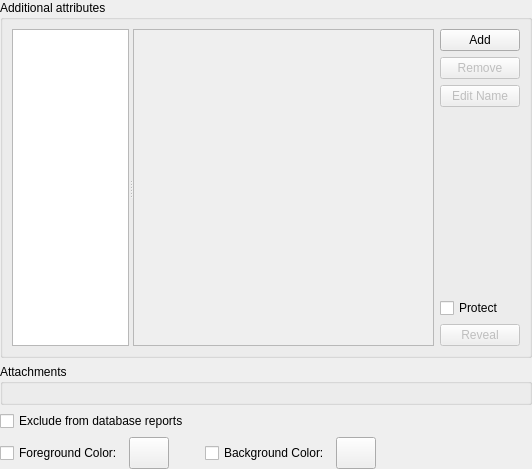
<?xml version="1.0" encoding="UTF-8"?>
<ui version="4.0">
 <class>EditEntryWidgetAdvanced</class>
 <widget class="QWidget" name="EditEntryWidgetAdvanced">
  <property name="geometry">
   <rect>
    <x>0</x>
    <y>0</y>
    <width>532</width>
    <height>469</height>
   </rect>
  </property>
  <layout class="QVBoxLayout" name="verticalLayout">
   <property name="leftMargin">
    <number>0</number>
   </property>
   <property name="topMargin">
    <number>0</number>
   </property>
   <property name="rightMargin">
    <number>0</number>
   </property>
   <property name="bottomMargin">
    <number>0</number>
   </property>
   <item>
    <widget class="QGroupBox" name="attributesBox">
     <property name="title">
      <string>Additional attributes</string>
     </property>
     <layout class="QHBoxLayout" name="horizontalLayout_3">
      <item>
       <widget class="QSplitter" name="attributesSplitter">
        <property name="orientation">
         <enum>Qt::Horizontal</enum>
        </property>
        <property name="childrenCollapsible">
         <bool>false</bool>
        </property>
        <widget class="AttributesListView" name="attributesView">
         <property name="minimumSize">
          <size>
           <width>0</width>
           <height>0</height>
          </size>
         </property>
         <property name="accessibleName">
          <string>Attribute selection</string>
         </property>
         <property name="sizeAdjustPolicy">
          <enum>QAbstractScrollArea::AdjustToContents</enum>
         </property>
         <property name="resizeMode">
          <enum>QListView::Adjust</enum>
         </property>
        </widget>
        <widget class="QPlainTextEdit" name="attributesEdit">
         <property name="enabled">
          <bool>false</bool>
         </property>
         <property name="sizePolicy">
          <sizepolicy hsizetype="MinimumExpanding" vsizetype="Expanding">
           <horstretch>0</horstretch>
           <verstretch>0</verstretch>
          </sizepolicy>
         </property>
         <property name="minimumSize">
          <size>
           <width>170</width>
           <height>0</height>
          </size>
         </property>
         <property name="accessibleName">
          <string>Attribute value</string>
         </property>
        </widget>
       </widget>
      </item>
      <item>
       <layout class="QVBoxLayout" name="attributesButtonLayout">
        <item>
         <widget class="Material::TonalButton" name="addAttributeButton">
          <property name="symbol">
           <string notr="true">add</string>
          </property>
          <property name="accessibleName">
           <string>Add a new attribute</string>
          </property>
          <property name="text">
           <string>Add</string>
          </property>
         </widget>
        </item>
        <item>
         <widget class="Material::OutlinedButton" name="removeAttributeButton">
          <property name="symbol">
           <string notr="true">remove</string>
          </property>
          <property name="enabled">
           <bool>false</bool>
          </property>
          <property name="accessibleName">
           <string>Remove selected attribute</string>
          </property>
          <property name="text">
           <string>Remove</string>
          </property>
         </widget>
        </item>
        <item>
         <widget class="Material::OutlinedButton" name="editAttributeButton">
          <property name="symbol">
           <string notr="true">edit</string>
          </property>
          <property name="enabled">
           <bool>false</bool>
          </property>
          <property name="accessibleName">
           <string>Edit attribute name</string>
          </property>
          <property name="text">
           <string>Edit Name</string>
          </property>
         </widget>
        </item>
        <item>
         <spacer name="verticalSpacer">
          <property name="orientation">
           <enum>Qt::Vertical</enum>
          </property>
          <property name="sizeHint" stdset="0">
           <size>
            <width>20</width>
            <height>40</height>
           </size>
          </property>
         </spacer>
        </item>
        <item>
         <widget class="QCheckBox" name="protectAttributeButton">
          <property name="enabled">
           <bool>true</bool>
          </property>
          <property name="accessibleName">
           <string>Toggle attribute protection</string>
          </property>
          <property name="text">
           <string>Protect</string>
          </property>
          <property name="checkable">
           <bool>true</bool>
          </property>
         </widget>
        </item>
        <item>
         <widget class="Material::OutlinedButton" name="revealAttributeButton">
          <property name="symbol">
           <string notr="true">visibility</string>
          </property>
          <property name="enabled">
           <bool>false</bool>
          </property>
          <property name="accessibleName">
           <string>Show a protected attribute</string>
          </property>
          <property name="text">
           <string>Reveal</string>
          </property>
          <property name="checkable">
           <bool>false</bool>
          </property>
         </widget>
        </item>
       </layout>
      </item>
     </layout>
    </widget>
   </item>
   <item>
    <widget class="QGroupBox" name="attachmentsBox">
     <property name="title">
      <string>Attachments</string>
     </property>
     <layout class="QHBoxLayout" name="horizontalLayout_2">
      <item>
       <widget class="EntryAttachmentsWidget" name="attachmentsWidget" native="true"/>
      </item>
     </layout>
    </widget>
   </item>
   <item>
    <widget class="QCheckBox" name="excludeReportsCheckBox">
     <property name="toolTip">
      <string>If checked, the entry will not appear in reports like Health Check and HIBP even if it doesn't match the quality requirements.</string>
     </property>
     <property name="text">
      <string>Exclude from database reports</string>
     </property>
    </widget>
   </item>
   <item>
    <widget class="QWidget" name="colorsBox" native="true">
     <layout class="QHBoxLayout" name="horizontalLayout_4">
      <property name="leftMargin">
       <number>0</number>
      </property>
      <property name="topMargin">
       <number>0</number>
      </property>
      <property name="rightMargin">
       <number>0</number>
      </property>
      <property name="bottomMargin">
       <number>0</number>
      </property>
      <item>
       <widget class="QCheckBox" name="fgColorCheckBox">
        <property name="text">
         <string>Foreground Color:</string>
        </property>
       </widget>
      </item>
      <item>
       <widget class="QPushButton" name="fgColorButton">
        <property name="sizePolicy">
         <sizepolicy hsizetype="Fixed" vsizetype="Fixed">
          <horstretch>0</horstretch>
          <verstretch>0</verstretch>
         </sizepolicy>
        </property>
        <property name="minimumSize">
         <size>
          <width>40</width>
          <height>32</height>
         </size>
        </property>
        <property name="maximumSize">
         <size>
          <width>40</width>
          <height>32</height>
         </size>
        </property>
        <property name="accessibleName">
         <string>Foreground color selection</string>
        </property>
        <property name="text">
         <string/>
        </property>
        <property name="iconSize">
         <size>
          <width>22</width>
          <height>22</height>
         </size>
        </property>
       </widget>
      </item>
      <item>
       <spacer name="horizontalSpacer_2">
        <property name="orientation">
         <enum>Qt::Horizontal</enum>
        </property>
        <property name="sizeType">
         <enum>QSizePolicy::Maximum</enum>
        </property>
        <property name="sizeHint" stdset="0">
         <size>
          <width>30</width>
          <height>20</height>
         </size>
        </property>
       </spacer>
      </item>
      <item>
       <widget class="QCheckBox" name="bgColorCheckBox">
        <property name="text">
         <string>Background Color:</string>
        </property>
       </widget>
      </item>
      <item>
       <widget class="QPushButton" name="bgColorButton">
        <property name="sizePolicy">
         <sizepolicy hsizetype="Fixed" vsizetype="Fixed">
          <horstretch>0</horstretch>
          <verstretch>0</verstretch>
         </sizepolicy>
        </property>
        <property name="minimumSize">
         <size>
          <width>40</width>
          <height>32</height>
         </size>
        </property>
        <property name="maximumSize">
         <size>
          <width>40</width>
          <height>32</height>
         </size>
        </property>
        <property name="accessibleName">
         <string>Background color selection</string>
        </property>
        <property name="text">
         <string/>
        </property>
        <property name="iconSize">
         <size>
          <width>22</width>
          <height>22</height>
         </size>
        </property>
       </widget>
      </item>
      <item>
       <spacer name="horizontalSpacer">
        <property name="orientation">
         <enum>Qt::Horizontal</enum>
        </property>
        <property name="sizeHint" stdset="0">
         <size>
          <width>40</width>
          <height>20</height>
         </size>
        </property>
       </spacer>
      </item>
     </layout>
    </widget>
   </item>
  </layout>
 </widget>
 <customwidgets>
  <customwidget>
   <class>EntryAttachmentsWidget</class>
   <extends>QWidget</extends>
   <header>gui/entry/EntryAttachmentsWidget.h</header>
   <container>1</container>
  </customwidget>
  <customwidget>
   <class>AttributesListView</class>
   <extends>QListView</extends>
   <header>gui/entry/EditEntryWidget_p.h</header>
  </customwidget>
  <customwidget>
   <class>Material::TonalButton</class>
   <extends>QPushButton</extends>
   <header>gui/material/MaterialButtons.h</header>
  </customwidget>
  <customwidget>
   <class>Material::OutlinedButton</class>
   <extends>QPushButton</extends>
   <header>gui/material/MaterialButtons.h</header>
  </customwidget>
 </customwidgets>
 <tabstops>
  <tabstop>attributesView</tabstop>
  <tabstop>attributesEdit</tabstop>
  <tabstop>addAttributeButton</tabstop>
  <tabstop>removeAttributeButton</tabstop>
  <tabstop>editAttributeButton</tabstop>
  <tabstop>protectAttributeButton</tabstop>
  <tabstop>revealAttributeButton</tabstop>
  <tabstop>excludeReportsCheckBox</tabstop>
  <tabstop>fgColorCheckBox</tabstop>
  <tabstop>fgColorButton</tabstop>
  <tabstop>bgColorCheckBox</tabstop>
  <tabstop>bgColorButton</tabstop>
 </tabstops>
 <resources/>
 <connections/>
</ui>
